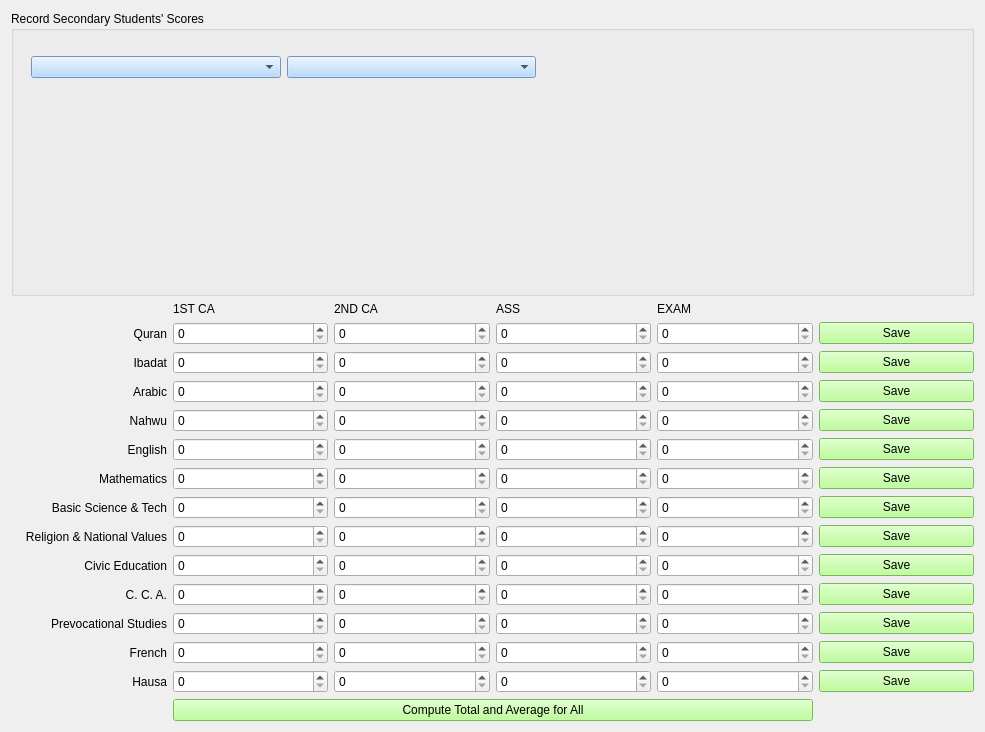
<?xml version="1.0" encoding="UTF-8"?>
<ui version="4.0">
 <class>SecScoreRec3rdForm</class>
 <widget class="QWidget" name="SecScoreRec3rdForm">
  <property name="geometry">
   <rect>
    <x>0</x>
    <y>0</y>
    <width>985</width>
    <height>732</height>
   </rect>
  </property>
  <property name="windowTitle">
   <string>Secondary Scores (Third Term)</string>
  </property>
  <property name="windowIcon">
   <iconset>
    <normaloff>score_icon.png</normaloff>score_icon.png</iconset>
  </property>
  <property name="styleSheet">
   <string notr="true">font: 12pt &quot;MS Shell Dlg 2&quot;;

QPushButton{
background-color: rgb(170, 255, 127);
}
</string>
  </property>
  <layout class="QHBoxLayout" name="horizontalLayout_2">
   <item>
    <layout class="QVBoxLayout" name="verticalLayout">
     <item>
      <widget class="QGroupBox" name="groupBox">
       <property name="styleSheet">
        <string notr="true">QComboBox{
background-color: rgb(165, 209, 255);
}</string>
       </property>
       <property name="title">
        <string>Record Secondary Students' Scores</string>
       </property>
       <widget class="QWidget" name="layoutWidget">
        <property name="geometry">
         <rect>
          <x>20</x>
          <y>40</y>
          <width>761</width>
          <height>32</height>
         </rect>
        </property>
        <layout class="QHBoxLayout" name="horizontalLayout">
         <item>
          <widget class="QComboBox" name="class_comboBox"/>
         </item>
         <item>
          <widget class="QComboBox" name="stud_adm_no_comboBox"/>
         </item>
         <item>
          <widget class="QLabel" name="name_label">
           <property name="styleSheet">
            <string notr="true">QComboBox{
background-color: rgb(166, 180, 255);
}</string>
           </property>
           <property name="text">
            <string/>
           </property>
          </widget>
         </item>
        </layout>
       </widget>
      </widget>
     </item>
     <item>
      <layout class="QGridLayout" name="gridLayout">
       <item row="7" column="5">
        <widget class="QPushButton" name="bas_sc_score_btn">
         <property name="styleSheet">
          <string notr="true">background-color: rgb(170, 255, 127);</string>
         </property>
         <property name="text">
          <string>Save</string>
         </property>
        </widget>
       </item>
       <item row="7" column="4">
        <widget class="QDoubleSpinBox" name="bas_sc_exam_spin">
         <property name="decimals">
          <number>0</number>
         </property>
        </widget>
       </item>
       <item row="5" column="5">
        <widget class="QPushButton" name="eng_score_btn">
         <property name="styleSheet">
          <string notr="true">background-color: rgb(170, 255, 127);</string>
         </property>
         <property name="text">
          <string>Save</string>
         </property>
        </widget>
       </item>
       <item row="1" column="2">
        <widget class="QDoubleSpinBox" name="qur_c2_spin">
         <property name="decimals">
          <number>0</number>
         </property>
        </widget>
       </item>
       <item row="0" column="2">
        <widget class="QLabel" name="label_5">
         <property name="text">
          <string>2ND CA</string>
         </property>
        </widget>
       </item>
       <item row="2" column="2">
        <widget class="QDoubleSpinBox" name="ibadat_c2_spin">
         <property name="decimals">
          <number>0</number>
         </property>
        </widget>
       </item>
       <item row="6" column="5">
        <widget class="QPushButton" name="math_score_btn">
         <property name="styleSheet">
          <string notr="true">background-color: rgb(170, 255, 127);</string>
         </property>
         <property name="text">
          <string>Save</string>
         </property>
        </widget>
       </item>
       <item row="4" column="4">
        <widget class="QDoubleSpinBox" name="nahwu_exam_spin">
         <property name="decimals">
          <number>0</number>
         </property>
        </widget>
       </item>
       <item row="6" column="2">
        <widget class="QDoubleSpinBox" name="math_c2_spin">
         <property name="decimals">
          <number>0</number>
         </property>
        </widget>
       </item>
       <item row="6" column="4">
        <widget class="QDoubleSpinBox" name="math_exam_spin">
         <property name="decimals">
          <number>0</number>
         </property>
        </widget>
       </item>
       <item row="1" column="4">
        <widget class="QDoubleSpinBox" name="qur_exam_spin">
         <property name="decimals">
          <number>0</number>
         </property>
        </widget>
       </item>
       <item row="3" column="3">
        <widget class="QDoubleSpinBox" name="arabic1_ass_spin">
         <property name="decimals">
          <number>0</number>
         </property>
        </widget>
       </item>
       <item row="0" column="4">
        <widget class="QLabel" name="label_4">
         <property name="text">
          <string>EXAM</string>
         </property>
        </widget>
       </item>
       <item row="1" column="3">
        <widget class="QDoubleSpinBox" name="qur_ass_spin">
         <property name="decimals">
          <number>0</number>
         </property>
        </widget>
       </item>
       <item row="2" column="0">
        <widget class="QLabel" name="label_2">
         <property name="text">
          <string>Ibadat</string>
         </property>
         <property name="alignment">
          <set>Qt::AlignRight|Qt::AlignTrailing|Qt::AlignVCenter</set>
         </property>
        </widget>
       </item>
       <item row="2" column="1">
        <widget class="QDoubleSpinBox" name="ibadat_c1_spin">
         <property name="decimals">
          <number>0</number>
         </property>
        </widget>
       </item>
       <item row="6" column="1">
        <widget class="QDoubleSpinBox" name="math_c1_spin">
         <property name="decimals">
          <number>0</number>
         </property>
        </widget>
       </item>
       <item row="3" column="0">
        <widget class="QLabel" name="label_3">
         <property name="text">
          <string>Arabic</string>
         </property>
         <property name="alignment">
          <set>Qt::AlignRight|Qt::AlignTrailing|Qt::AlignVCenter</set>
         </property>
        </widget>
       </item>
       <item row="0" column="3">
        <widget class="QLabel" name="label_7">
         <property name="text">
          <string>ASS</string>
         </property>
        </widget>
       </item>
       <item row="0" column="1">
        <widget class="QLabel" name="label_6">
         <property name="text">
          <string>1ST CA</string>
         </property>
        </widget>
       </item>
       <item row="10" column="4">
        <widget class="QDoubleSpinBox" name="cca_exam_spin">
         <property name="decimals">
          <number>0</number>
         </property>
        </widget>
       </item>
       <item row="3" column="1">
        <widget class="QDoubleSpinBox" name="arabic1_c1_spin">
         <property name="decimals">
          <number>0</number>
         </property>
        </widget>
       </item>
       <item row="3" column="4">
        <widget class="QDoubleSpinBox" name="arabic1_exam_spin">
         <property name="decimals">
          <number>0</number>
         </property>
        </widget>
       </item>
       <item row="2" column="5">
        <widget class="QPushButton" name="ibadat_score_btn">
         <property name="styleSheet">
          <string notr="true">background-color: rgb(170, 255, 127);</string>
         </property>
         <property name="text">
          <string>Save</string>
         </property>
        </widget>
       </item>
       <item row="4" column="0">
        <widget class="QLabel" name="label_8">
         <property name="text">
          <string>Nahwu</string>
         </property>
         <property name="alignment">
          <set>Qt::AlignRight|Qt::AlignTrailing|Qt::AlignVCenter</set>
         </property>
        </widget>
       </item>
       <item row="1" column="5">
        <widget class="QPushButton" name="qur_score_btn">
         <property name="styleSheet">
          <string notr="true">background-color: rgb(170, 255, 127);</string>
         </property>
         <property name="text">
          <string>Save</string>
         </property>
        </widget>
       </item>
       <item row="10" column="1">
        <widget class="QDoubleSpinBox" name="cca_c1_spin">
         <property name="decimals">
          <number>0</number>
         </property>
        </widget>
       </item>
       <item row="4" column="2">
        <widget class="QDoubleSpinBox" name="nahwu_c2_spin">
         <property name="decimals">
          <number>0</number>
         </property>
        </widget>
       </item>
       <item row="3" column="2">
        <widget class="QDoubleSpinBox" name="arabic1_c2_spin">
         <property name="decimals">
          <number>0</number>
         </property>
        </widget>
       </item>
       <item row="1" column="0">
        <widget class="QLabel" name="label">
         <property name="text">
          <string>Quran</string>
         </property>
         <property name="alignment">
          <set>Qt::AlignRight|Qt::AlignTrailing|Qt::AlignVCenter</set>
         </property>
        </widget>
       </item>
       <item row="6" column="3">
        <widget class="QDoubleSpinBox" name="math_ass_spin">
         <property name="decimals">
          <number>0</number>
         </property>
        </widget>
       </item>
       <item row="4" column="3">
        <widget class="QDoubleSpinBox" name="nahwu_ass_spin">
         <property name="decimals">
          <number>0</number>
         </property>
        </widget>
       </item>
       <item row="10" column="2">
        <widget class="QDoubleSpinBox" name="cca_c2_spin">
         <property name="decimals">
          <number>0</number>
         </property>
        </widget>
       </item>
       <item row="2" column="4">
        <widget class="QDoubleSpinBox" name="ibadat_exam_spin">
         <property name="decimals">
          <number>0</number>
         </property>
        </widget>
       </item>
       <item row="10" column="0">
        <widget class="QLabel" name="label_22">
         <property name="text">
          <string>C. C. A.</string>
         </property>
         <property name="alignment">
          <set>Qt::AlignRight|Qt::AlignTrailing|Qt::AlignVCenter</set>
         </property>
        </widget>
       </item>
       <item row="10" column="3">
        <widget class="QDoubleSpinBox" name="cca_ass_spin">
         <property name="decimals">
          <number>0</number>
         </property>
        </widget>
       </item>
       <item row="2" column="3">
        <widget class="QDoubleSpinBox" name="ibadat_ass_spin">
         <property name="decimals">
          <number>0</number>
         </property>
        </widget>
       </item>
       <item row="6" column="0">
        <widget class="QLabel" name="label_20">
         <property name="text">
          <string>Mathematics</string>
         </property>
         <property name="alignment">
          <set>Qt::AlignRight|Qt::AlignTrailing|Qt::AlignVCenter</set>
         </property>
        </widget>
       </item>
       <item row="14" column="3">
        <widget class="QDoubleSpinBox" name="prevoc_ass_spin">
         <property name="decimals">
          <number>0</number>
         </property>
        </widget>
       </item>
       <item row="16" column="2">
        <widget class="QDoubleSpinBox" name="hausa_c2_spin">
         <property name="decimals">
          <number>0</number>
         </property>
        </widget>
       </item>
       <item row="14" column="5">
        <widget class="QPushButton" name="prevoc_score_btn">
         <property name="styleSheet">
          <string notr="true">background-color: rgb(170, 255, 127);</string>
         </property>
         <property name="text">
          <string>Save</string>
         </property>
        </widget>
       </item>
       <item row="16" column="0">
        <widget class="QLabel" name="label_18">
         <property name="text">
          <string>Hausa</string>
         </property>
         <property name="alignment">
          <set>Qt::AlignRight|Qt::AlignTrailing|Qt::AlignVCenter</set>
         </property>
        </widget>
       </item>
       <item row="14" column="0">
        <widget class="QLabel" name="label_17">
         <property name="text">
          <string>Prevocational Studies</string>
         </property>
         <property name="alignment">
          <set>Qt::AlignRight|Qt::AlignTrailing|Qt::AlignVCenter</set>
         </property>
        </widget>
       </item>
       <item row="4" column="1">
        <widget class="QDoubleSpinBox" name="nahwu_c1_spin">
         <property name="decimals">
          <number>0</number>
         </property>
        </widget>
       </item>
       <item row="1" column="1">
        <widget class="QDoubleSpinBox" name="qur_c1_spin">
         <property name="decimals">
          <number>0</number>
         </property>
        </widget>
       </item>
       <item row="14" column="1">
        <widget class="QDoubleSpinBox" name="prevoc_c1_spin">
         <property name="decimals">
          <number>0</number>
         </property>
        </widget>
       </item>
       <item row="4" column="5">
        <widget class="QPushButton" name="nahwu_score_btn">
         <property name="styleSheet">
          <string notr="true">background-color: rgb(170, 255, 127);</string>
         </property>
         <property name="text">
          <string>Save</string>
         </property>
        </widget>
       </item>
       <item row="16" column="3">
        <widget class="QDoubleSpinBox" name="hausa_ass_spin">
         <property name="decimals">
          <number>0</number>
         </property>
        </widget>
       </item>
       <item row="3" column="5">
        <widget class="QPushButton" name="arabic1_score_btn">
         <property name="styleSheet">
          <string notr="true">background-color: rgb(170, 255, 127);</string>
         </property>
         <property name="text">
          <string>Save</string>
         </property>
        </widget>
       </item>
       <item row="10" column="5">
        <widget class="QPushButton" name="cca_score_btn">
         <property name="styleSheet">
          <string notr="true">background-color: rgb(170, 255, 127);</string>
         </property>
         <property name="text">
          <string>Save</string>
         </property>
        </widget>
       </item>
       <item row="14" column="4">
        <widget class="QDoubleSpinBox" name="prevoc_exam_spin">
         <property name="decimals">
          <number>0</number>
         </property>
        </widget>
       </item>
       <item row="18" column="1" colspan="4">
        <widget class="QPushButton" name="tot_avg_btn">
         <property name="styleSheet">
          <string notr="true">background-color: rgb(170, 255, 127);
</string>
         </property>
         <property name="text">
          <string>Compute Total and Average for All</string>
         </property>
        </widget>
       </item>
       <item row="16" column="5">
        <widget class="QPushButton" name="hausa_score_btn">
         <property name="styleSheet">
          <string notr="true">background-color: rgb(170, 255, 127);</string>
         </property>
         <property name="text">
          <string>Save</string>
         </property>
        </widget>
       </item>
       <item row="14" column="2">
        <widget class="QDoubleSpinBox" name="prevoc_c2_spin">
         <property name="decimals">
          <number>0</number>
         </property>
        </widget>
       </item>
       <item row="16" column="1">
        <widget class="QDoubleSpinBox" name="hausa_c1_spin">
         <property name="decimals">
          <number>0</number>
         </property>
        </widget>
       </item>
       <item row="16" column="4">
        <widget class="QDoubleSpinBox" name="hausa_exam_spin">
         <property name="decimals">
          <number>0</number>
         </property>
        </widget>
       </item>
       <item row="7" column="1">
        <widget class="QDoubleSpinBox" name="bas_sc_c1_spin">
         <property name="decimals">
          <number>0</number>
         </property>
        </widget>
       </item>
       <item row="7" column="0">
        <widget class="QLabel" name="label_19">
         <property name="text">
          <string>Basic Science &amp; Tech</string>
         </property>
         <property name="alignment">
          <set>Qt::AlignRight|Qt::AlignTrailing|Qt::AlignVCenter</set>
         </property>
        </widget>
       </item>
       <item row="7" column="2">
        <widget class="QDoubleSpinBox" name="bas_sc_c2_spin">
         <property name="decimals">
          <number>0</number>
         </property>
        </widget>
       </item>
       <item row="5" column="1">
        <widget class="QDoubleSpinBox" name="eng_c1_spin">
         <property name="decimals">
          <number>0</number>
         </property>
        </widget>
       </item>
       <item row="8" column="0">
        <widget class="QLabel" name="label_23">
         <property name="text">
          <string>Religion &amp; National Values</string>
         </property>
         <property name="alignment">
          <set>Qt::AlignRight|Qt::AlignTrailing|Qt::AlignVCenter</set>
         </property>
        </widget>
       </item>
       <item row="5" column="0">
        <widget class="QLabel" name="label_21">
         <property name="text">
          <string>English</string>
         </property>
         <property name="alignment">
          <set>Qt::AlignRight|Qt::AlignTrailing|Qt::AlignVCenter</set>
         </property>
        </widget>
       </item>
       <item row="5" column="3">
        <widget class="QDoubleSpinBox" name="eng_ass_spin">
         <property name="decimals">
          <number>0</number>
         </property>
        </widget>
       </item>
       <item row="5" column="2">
        <widget class="QDoubleSpinBox" name="eng_c2_spin">
         <property name="decimals">
          <number>0</number>
         </property>
        </widget>
       </item>
       <item row="7" column="3">
        <widget class="QDoubleSpinBox" name="bas_sc_ass_spin">
         <property name="decimals">
          <number>0</number>
         </property>
        </widget>
       </item>
       <item row="5" column="4">
        <widget class="QDoubleSpinBox" name="eng_exam_spin">
         <property name="decimals">
          <number>0</number>
         </property>
        </widget>
       </item>
       <item row="15" column="2">
        <widget class="QDoubleSpinBox" name="french_c2_spin">
         <property name="decimals">
          <number>0</number>
         </property>
        </widget>
       </item>
       <item row="15" column="1">
        <widget class="QDoubleSpinBox" name="french_c1_spin">
         <property name="decimals">
          <number>0</number>
         </property>
        </widget>
       </item>
       <item row="8" column="1">
        <widget class="QDoubleSpinBox" name="religion_c1_spin">
         <property name="decimals">
          <number>0</number>
         </property>
        </widget>
       </item>
       <item row="8" column="2">
        <widget class="QDoubleSpinBox" name="religion_c2_spin">
         <property name="decimals">
          <number>0</number>
         </property>
        </widget>
       </item>
       <item row="9" column="2">
        <widget class="QDoubleSpinBox" name="civic_c2_spin">
         <property name="decimals">
          <number>0</number>
         </property>
        </widget>
       </item>
       <item row="9" column="0">
        <widget class="QLabel" name="label_16">
         <property name="text">
          <string>Civic Education</string>
         </property>
         <property name="alignment">
          <set>Qt::AlignRight|Qt::AlignTrailing|Qt::AlignVCenter</set>
         </property>
        </widget>
       </item>
       <item row="8" column="3">
        <widget class="QDoubleSpinBox" name="religion_ass_spin">
         <property name="decimals">
          <number>0</number>
         </property>
        </widget>
       </item>
       <item row="8" column="4">
        <widget class="QDoubleSpinBox" name="religion_exam_spin">
         <property name="decimals">
          <number>0</number>
         </property>
        </widget>
       </item>
       <item row="9" column="1">
        <widget class="QDoubleSpinBox" name="civic_c1_spin">
         <property name="decimals">
          <number>0</number>
         </property>
        </widget>
       </item>
       <item row="8" column="5">
        <widget class="QPushButton" name="religion_score_btn">
         <property name="styleSheet">
          <string notr="true">background-color: rgb(170, 255, 127);</string>
         </property>
         <property name="text">
          <string>Save</string>
         </property>
        </widget>
       </item>
       <item row="9" column="3">
        <widget class="QDoubleSpinBox" name="civic_ass_spin">
         <property name="decimals">
          <number>0</number>
         </property>
        </widget>
       </item>
       <item row="9" column="4">
        <widget class="QDoubleSpinBox" name="civic_exam_spin">
         <property name="decimals">
          <number>0</number>
         </property>
        </widget>
       </item>
       <item row="9" column="5">
        <widget class="QPushButton" name="civic_score_btn">
         <property name="styleSheet">
          <string notr="true">background-color: rgb(170, 255, 127);</string>
         </property>
         <property name="text">
          <string>Save</string>
         </property>
        </widget>
       </item>
       <item row="15" column="5">
        <widget class="QPushButton" name="french_score_btn">
         <property name="styleSheet">
          <string notr="true">background-color: rgb(170, 255, 127);</string>
         </property>
         <property name="text">
          <string>Save</string>
         </property>
        </widget>
       </item>
       <item row="15" column="0">
        <widget class="QLabel" name="label_29">
         <property name="text">
          <string>French</string>
         </property>
         <property name="alignment">
          <set>Qt::AlignRight|Qt::AlignTrailing|Qt::AlignVCenter</set>
         </property>
        </widget>
       </item>
       <item row="15" column="3">
        <widget class="QDoubleSpinBox" name="french_ass_spin">
         <property name="decimals">
          <number>0</number>
         </property>
        </widget>
       </item>
       <item row="15" column="4">
        <widget class="QDoubleSpinBox" name="french_exam_spin">
         <property name="decimals">
          <number>0</number>
         </property>
        </widget>
       </item>
      </layout>
     </item>
    </layout>
   </item>
  </layout>
 </widget>
 <resources/>
 <connections/>
</ui>
